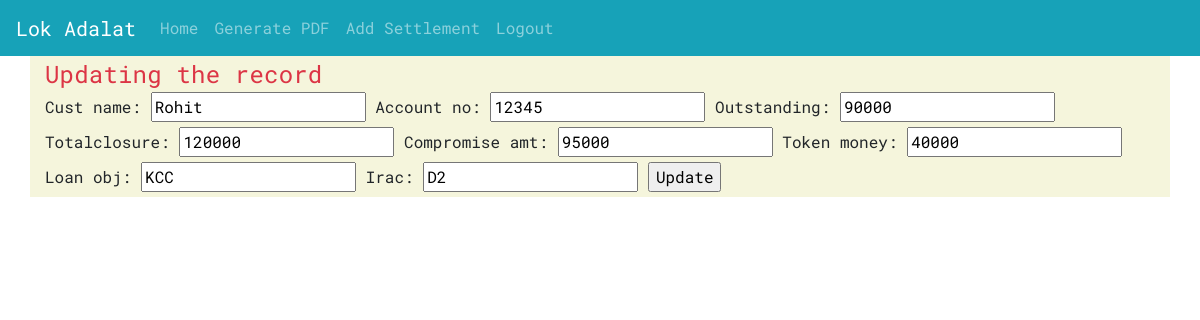
Page /loka/update/20 (signed in) on the committed database.
### loka/models.py (models this page shows, shortened)
class SettlementRow(models.Model):
    loka=models.ForeignKey(LokAdalat,on_delete=models.CASCADE,related_name="setrow")
    branch = models.ForeignKey(Profile, on_delete=models.CASCADE, blank=True, null=True,related_name='branches')
    ro=models.ForeignKey(RegionalOffice,on_delete=models.CASCADE,blank=True,null=True)
    account_no=models.IntegerField(blank=True)
    cust_name=models.CharField(max_length=50)
    outstanding=models.IntegerField(blank=True)
    totalclosure=models.IntegerField(blank=True)
    compromise_amt=models.IntegerField(blank=True)
    token_money=models.IntegerField(blank=True)
    loan_obj=models.CharField(max_length=20)
    irac=models.CharField(max_length=10)
    pr_waived=models.IntegerField(blank=True)
    int_waived=models.IntegerField(blank=True)
    rest_amount=models.IntegerField(blank=True)
    unapplied_int=models.IntegerField(blank=True)

### loka/views.py (the view)
# urls.py: path('loka/update/<int:pk>', views.SettlementUpdateView.as_view(), name='updaterec')
class SettlementUpdateView(LoginRequiredMixin,UpdateView):
    login_url = '/login/'
    model = SettlementRow
    fields=('cust_name','account_no','outstanding','totalclosure','compromise_amt','token_money','loan_obj','irac')
    exclude=('loka','ro','branch','pr_waived','int_waived','unapplied_int','rest_amount')
    success_url = reverse_lazy("settlement_list")

### loka/templates/loka/settlementrow_form.html (shortened to what this page needs)
    <!DOCTYPE html>
{% extends "base.html" %}
{% block content %}
<div class="container" style="background:#F5F5DC;">
    <p class="text text-danger">Updating the record</p>
<form class="form" method="post">
    {{ form}}
    <input type="submit" value="Update">
</form>
    </div>
    {% endblock content %}

### static/style.css (style rules this page uses)
body { background:white; }
html, body { font-family: 'Roboto Mono', monospace; font-size: 16px; }
html { box-sizing: border-box; user-select: none; }
*, *:before, *:after { box-sizing: inherit; }
.container { width: 100%; }
p { color: #fff; font-size: 24px; letter-spacing: .2px; margin: 0; }

### rows in the picture
SettlementRow: cust_name "Rohit", account_no "12345", outstanding "90000", totalclosure "120000", compromise_amt "95000", token_money "40000", loan_obj "KCC", irac "D2"
